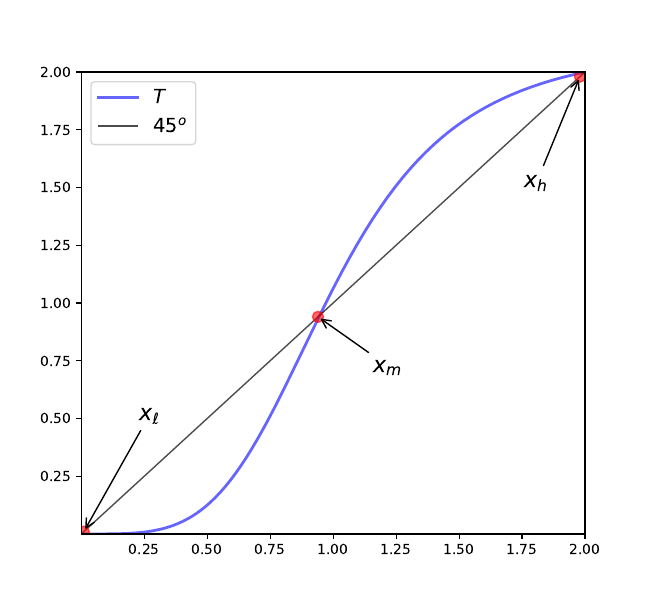

The script that saved this image:
# ---
# jupyter:
#   jupytext:
#     text_representation:
#       extension: .py
#       format_name: light
#       format_version: '1.5'
#       jupytext_version: 1.14.1
#   kernelspec:
#     display_name: Python 3
#     language: python
#     name: python3
# ---

import numpy as np
import matplotlib.pyplot as plt


# +
xmin, xmax = 0.0000001, 2

g = lambda x: 2.125 / (1 + x**(-4))

xgrid = np.linspace(xmin, xmax, 200)

fig, ax = plt.subplots(figsize=(6.5, 6))

ax.set_xlim(xmin, xmax)
ax.set_ylim(xmin, xmax)

ax.plot(xgrid, g(xgrid), 'b-', lw=2, alpha=0.6, label='$T$')
ax.plot(xgrid, xgrid, 'k-', lw=1, alpha=0.7, label='$45^o$')



ax.legend(fontsize=14)


fps = (0.01, 0.94, 1.98)
fps_labels = ('$x_\ell$', '$x_m$', '$x_h$' )
coords = ((40, 80), (40, -40), (-40, -80))

ax.plot(fps, fps, 'ro', ms=8, alpha=0.6)


for (fp, lb, coord) in zip(fps, fps_labels, coords):
    ax.annotate(lb, 
             xy=(fp, fp),
             xycoords='data',
             xytext=coord,
             textcoords='offset points',
             fontsize=16,
             arrowprops=dict(arrowstyle="->"))
    
plt.savefig("three_fixed_points.pdf")

plt.show()
# -


